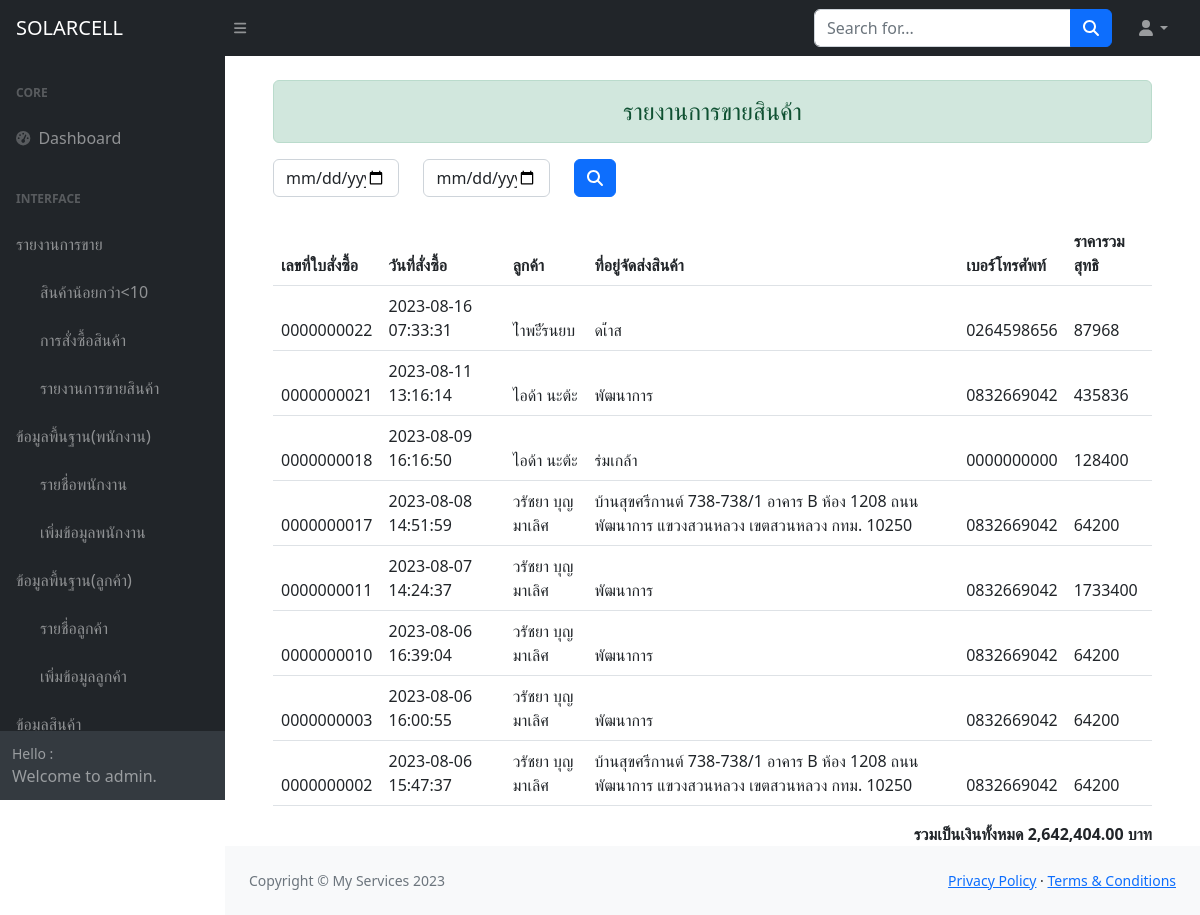
The app's page /admin/report_sale1.php (signed in) with its own data.
### tables this page shows
CREATE TABLE `tb_order` (
  `orderID` int(10) UNSIGNED ZEROFILL NOT NULL COMMENT 'เลขที่ใบสั่งซื้อ',
  `cus_name` varchar(60) NOT NULL COMMENT 'ชื่อ-นามสกุล',
  `address` text NOT NULL COMMENT 'ที่อยู่การจัดส่งสินค้า',
  `telephone` varchar(10) NOT NULL COMMENT 'เบอร์โทรศัพท์',
  `total_price` float NOT NULL COMMENT 'ราคารวมสุทธิ์',
  `order_status` varchar(1) NOT NULL COMMENT '0=ยกเลิก,1=ยังไม่ชำระเงิน,2=ชำระเงิน',
  `reg_date` timestamp NOT NULL DEFAULT current_timestamp() COMMENT 'วันที่สั่งซื้อ'
);

### admin/report_sale1.php (the view, shortened to what this page needs)
<?php include 'condb.php';?>
<!DOCTYPE html>
<html lang="en">
    <head>
        <link href="https://cdn.jsdelivr.net/npm/simple-datatables@7.1.2/dist/style.min.css" rel="stylesheet" />
        <link href="css/styles.css" rel="stylesheet" />
    </head>
    <body class="sb-nav-fixed">
       <?php include 'menu1.php'; ?>
            <div id="layoutSidenav_content">
                <main>
                    <div class="container-fluid px-4">
                    <div class="container-fluid px-4">
<div class="alert alert-success h4 text-center mt-4" role="alert">
  รายงานการขายสินค้า
</div>
        <div>
                <form name="form1" method="POST" action="report_sale1.php">
        <div class="row">
    <div class="col-sm-2">
      <input type="date" name="dt1" class="form-control">
    </div>
    <div class="col-sm-2">
    <input type="date" name="dt2" class="form-control">
    </div>
    <div class="col-sm-4">
    <button type="submit" class="btn btn-primary"><i class="fas fa-search"></i> </button>
    </div>
  </div>
                </form>
                                </div>
                                <br>
                            <div class="card-body">
                                <table  class="table table-striped table-hover">
                                    <thead>
                                        <tr>
                                            <th>เลขที่ใบสั่งซื้อ</th>
                                            <th>วันที่สั่งซื้อ</th>
                                            <th>ลูกค้า</th>
                                            <th>ที่อยู่จัดส่งสินค้า</th>
                                            <th>เบอร์โทรศัพท์</th>
                                            <th>ราคารวมสุทธิ</th>
                                        </tr>
<?php
$ddt1=@$_POST['dt1'];
$ddt2=@$_POST['dt2'];
$add_date= date('Y/m/d', strtotime($ddt2. "+1 days"));
if(($ddt1 !="") & ($ddt2 !="")){
echo "ค้นหาจากวันที่ $ddt1 ถึง $ddt2 " ;
$sql ="select * from tb_order where order_status='2' and reg_date BETWEEN '$ddt1' and '$add_date'
order by reg_date DESC";
}else{
    $sql ="select * from tb_order where  order_status='2' order by reg_date DESC";
}
$total_sum=0;
$result=mysqli_query($conn,$sql);
while($row=mysqli_fetch_array($result)){
$total_sum = $total_sum + $row['total_price'];
?>
                                        <tr>
                                            <td><?=$row['orderID']?></td>
                                            <td><?=$row['reg_date']?></td>
                                            <td><?=$row['cus_name']?></td>
                                            <td><?=$row['address']?></td>
                                            <td><?=$row['telephone']?></td>
                                            <td><?=$row['total_price']?></td>
                                        </tr>
                                    <?php
                                    }
                                    ?>
                                </table>
                                <b><div class="text-end">รวมเป็นเงินทั้งหมด <?=number_format($total_sum,2)?> บาท</div></b>
                            </div>
                        </div>
                    </div>
                </main>
                <?php include 'footer.php'; ?>
            </div>
        </div>
    </body>
</html>

### records on screen
tb_order: orderID "0000000022", reg_date "2023-08-16 07:33:31", cus_name "ไำพะัีรนยบ", address "ดเ้่าส", telephone "0264598656", total_price "87968"
tb_order: orderID "0000000021", reg_date "2023-08-11 13:16:14", cus_name "ไอด้า นะต้ะ", address "พัฒนาการ", telephone "0832669042", total_price "435836"
tb_order: orderID "0000000018", reg_date "2023-08-09 16:16:50", cus_name "ไอด้า นะต้ะ", address "ร่มเกล้า", telephone "0000000000", total_price "128400"
tb_order: orderID "0000000017", reg_date "2023-08-08 14:51:59", cus_name "วรัชยา บุญมาเลิศ", address "บ้านสุขศรีกานต์ 738-738/1 อาคาร B ห้อง 1208 ถนนพัฒนาการ แขวงสวนหลวง เขตสวนหลวง กทม. 10250", telephone "0832669042", total_price "64200"
tb_order: orderID "0000000011", reg_date "2023-08-07 14:24:37", cus_name "วรัชยา บุญมาเลิศ", address "พัฒนาการ", telephone "0832669042", total_price "1733400"
tb_order: orderID "0000000010", reg_date "2023-08-06 16:39:04", cus_name "วรัชยา บุญมาเลิศ", address "พัฒนาการ", telephone "0832669042", total_price "64200"
tb_order: orderID "0000000003", reg_date "2023-08-06 16:00:55", cus_name "วรัชยา บุญมาเลิศ", address "พัฒนาการ", telephone "0832669042", total_price "64200"
tb_order: orderID "0000000002", reg_date "2023-08-06 15:47:37", cus_name "วรัชยา บุญมาเลิศ", address "บ้านสุขศรีกานต์ 738-738/1 อาคาร B ห้อง 1208 ถนนพัฒนาการ แขวงสวนหลวง เขตสวนหลวง กทม. 10250", telephone "0832669042", total_price "64200"

### other values on screen
$total_sum "2,642,404.00"
